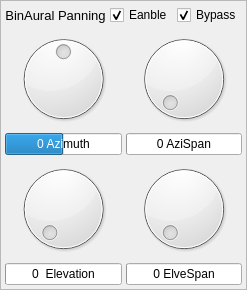
                 <widget class="QFrame" name="frame_9">
                  <property name="frameShape">
                   <enum>QFrame::StyledPanel</enum>
                  </property>
                  <layout class="QGridLayout" name="gridLayout_21" rowstretch="0,1,1">
                   <property name="leftMargin">
                    <number>4</number>
                   </property>
                   <property name="topMargin">
                    <number>4</number>
                   </property>
                   <property name="rightMargin">
                    <number>4</number>
                   </property>
                   <property name="bottomMargin">
                    <number>4</number>
                   </property>
                   <property name="spacing">
                    <number>4</number>
                   </property>
                   <item row="1" column="1">
                    <layout class="QVBoxLayout" name="verticalLayout_32">
                     <item>
                      <widget class="QDial" name="binaural_azispan_dial">
                       <property name="maximum">
                        <number>100</number>
                       </property>
                       <property name="notchesVisible">
                        <bool>false</bool>
                       </property>
                      </widget>
                     </item>
                     <item>
                      <widget class="QProgressBar" name="binaural_pbar_2">
                       <property name="value">
                        <number>0</number>
                       </property>
                       <property name="alignment">
                        <set>Qt::AlignCenter</set>
                       </property>
                       <property name="invertedAppearance">
                        <bool>false</bool>
                       </property>
                       <property name="format">
                        <string>%v AziSpan</string>
                       </property>
                      </widget>
                     </item>
                    </layout>
                   </item>
                   <item row="2" column="0">
                    <layout class="QVBoxLayout" name="verticalLayout_19">
                     <item>
                      <widget class="QDial" name="binaural_eleva_dial">
                       <property name="maximum">
                        <number>90</number>
                       </property>
                       <property name="notchesVisible">
                        <bool>false</bool>
                       </property>
                      </widget>
                     </item>
                     <item>
                      <widget class="QProgressBar" name="binaural_pbar_3">
                       <property name="value">
                        <number>0</number>
                       </property>
                       <property name="alignment">
                        <set>Qt::AlignCenter</set>
                       </property>
                       <property name="invertedAppearance">
                        <bool>false</bool>
                       </property>
                       <property name="format">
                        <string>%v  Elevation</string>
                       </property>
                      </widget>
                     </item>
                    </layout>
                   </item>
                   <item row="1" column="0">
                    <layout class="QVBoxLayout" name="verticalLayout_27">
                     <item>
                      <widget class="QDial" name="binaural_azi_dial">
                       <property name="minimum">
                        <number>-180</number>
                       </property>
                       <property name="maximum">
                        <number>180</number>
                       </property>
                       <property name="notchesVisible">
                        <bool>false</bool>
                       </property>
                      </widget>
                     </item>
                     <item>
                      <widget class="QProgressBar" name="binaural_pbar">
                       <property name="minimum">
                        <number>-180</number>
                       </property>
                       <property name="maximum">
                        <number>180</number>
                       </property>
                       <property name="value">
                        <number>0</number>
                       </property>
                       <property name="alignment">
                        <set>Qt::AlignCenter</set>
                       </property>
                       <property name="invertedAppearance">
                        <bool>false</bool>
                       </property>
                       <property name="format">
                        <string>%v Azimuth</string>
                       </property>
                      </widget>
                     </item>
                    </layout>
                   </item>
                   <item row="2" column="1">
                    <layout class="QVBoxLayout" name="verticalLayout_29">
                     <item>
                      <widget class="QDial" name="binaural_elespan_dial">
                       <property name="maximum">
                        <number>100</number>
                       </property>
                       <property name="notchesVisible">
                        <bool>false</bool>
                       </property>
                      </widget>
                     </item>
                     <item>
                      <widget class="QProgressBar" name="binaural_pbar_4">
                       <property name="value">
                        <number>0</number>
                       </property>
                       <property name="alignment">
                        <set>Qt::AlignCenter</set>
                       </property>
                       <property name="invertedAppearance">
                        <bool>false</bool>
                       </property>
                       <property name="format">
                        <string>%v ElveSpan</string>
                       </property>
                      </widget>
                     </item>
                    </layout>
                   </item>
                   <item row="0" column="0" colspan="2">
                    <layout class="QHBoxLayout" name="horizontalLayout_14">
                     <item>
                      <widget class="QLabel" name="label_36">
                       <property name="sizePolicy">
                        <sizepolicy hsizetype="Preferred" vsizetype="Preferred">
                         <horstretch>1</horstretch>
                         <verstretch>0</verstretch>
                        </sizepolicy>
                       </property>
                       <property name="font">
                        <font>
                         <pointsize>10</pointsize>
                        </font>
                       </property>
                       <property name="text">
                        <string>BinAural Panning</string>
                       </property>
                       <property name="alignment">
                        <set>Qt::AlignCenter</set>
                       </property>
                      </widget>
                     </item>
                     <item>
                      <widget class="QCheckBox" name="binaural_en">
                       <property name="sizePolicy">
                        <sizepolicy hsizetype="Preferred" vsizetype="Preferred">
                         <horstretch>0</horstretch>
                         <verstretch>0</verstretch>
                        </sizepolicy>
                       </property>
                       <property name="text">
                        <string>Eanble</string>
                       </property>
                       <property name="checked">
                        <bool>true</bool>
                       </property>
                       <attribute name="buttonGroup">
                        <string notr="true">buttonGroup_3</string>
                       </attribute>
                      </widget>
                     </item>
                     <item>
                      <widget class="QCheckBox" name="binaural_bypass">
                       <property name="sizePolicy">
                        <sizepolicy hsizetype="Preferred" vsizetype="Preferred">
                         <horstretch>0</horstretch>
                         <verstretch>0</verstretch>
                        </sizepolicy>
                       </property>
                       <property name="text">
                        <string>Bypass</string>
                       </property>
                       <property name="checked">
                        <bool>true</bool>
                       </property>
                      </widget>
                     </item>
                    </layout>
                   </item>
                  </layout>
                 </widget>
